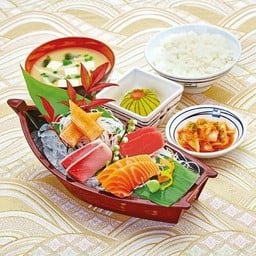
#> input picture imageprocessing/img_code/img/img_02.jpg, 256 x 256 px, found by its file name
$ python lab1.1.1.py
#> lines starting #> are read from the running program, lines starting #| are printed output that depends on the picture
import cv2
import numpy as np
import math
import matplotlib.image as mpimg


from matplotlib import pyplot as plt
from mpl_toolkits.mplot3d import Axes3D

img_path = "img\img_02.jpg"
img_bgr = cv2.imread(img_path)
#> img_bgr is the input picture: shape (256, 256, 3); mean B, G, R 153.4, 179.7, 204.6
img_rgb = cv2.cvtColor(img_bgr,cv2.COLOR_BGR2RGB)


img_bgr[:,:,1] = 0
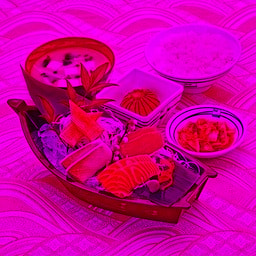
#> img_bgr: shape (256, 256, 3); mean B, G, R 153.4, 0, 204.6
img_bgr[:,:,0] = 0
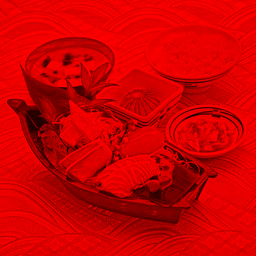
#> img_bgr: shape (256, 256, 3); mean B, G, R 0, 0, 204.6

# Hori = np.concatenate((img_bgr, img_rgb), axis=1)
# cv2.imshow("img_hori", Hori)

cv2.waitKey(0)
cv2.destroyAllWindows()
